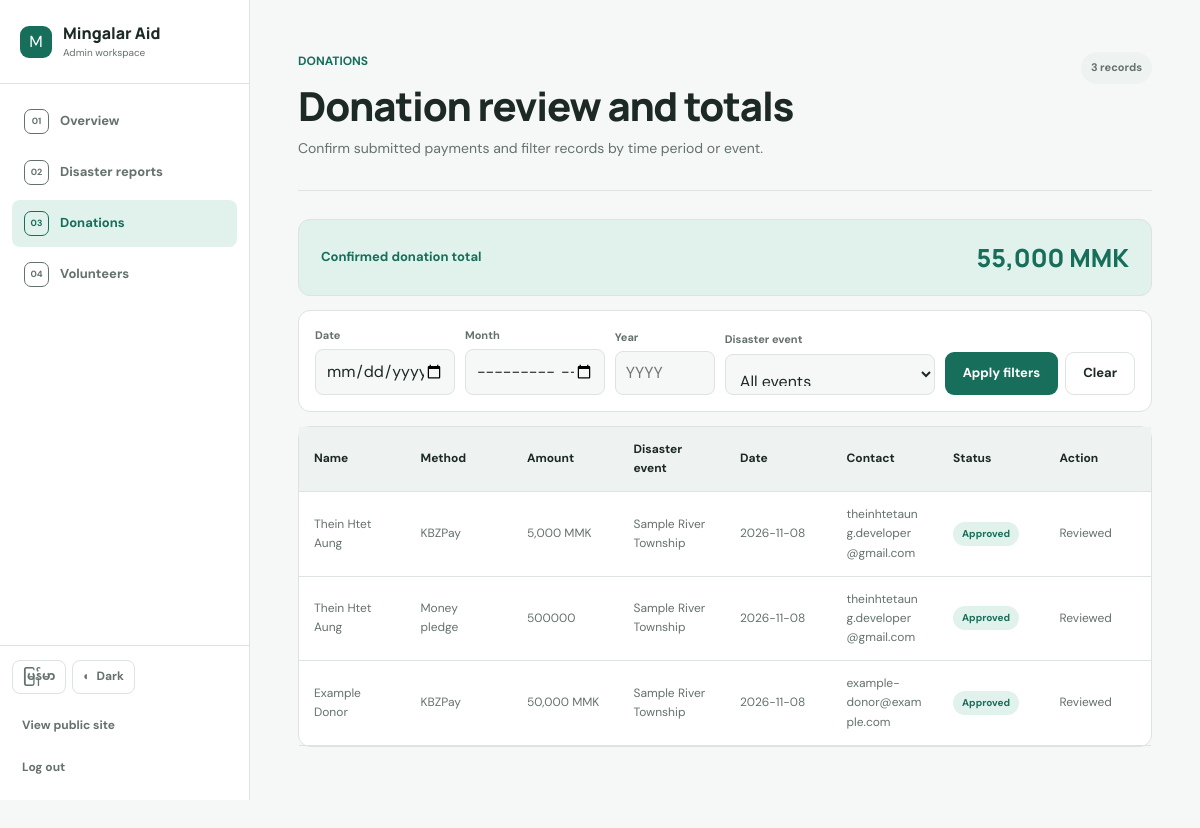
Page /admin/donations (signed in) on the earlier database version.
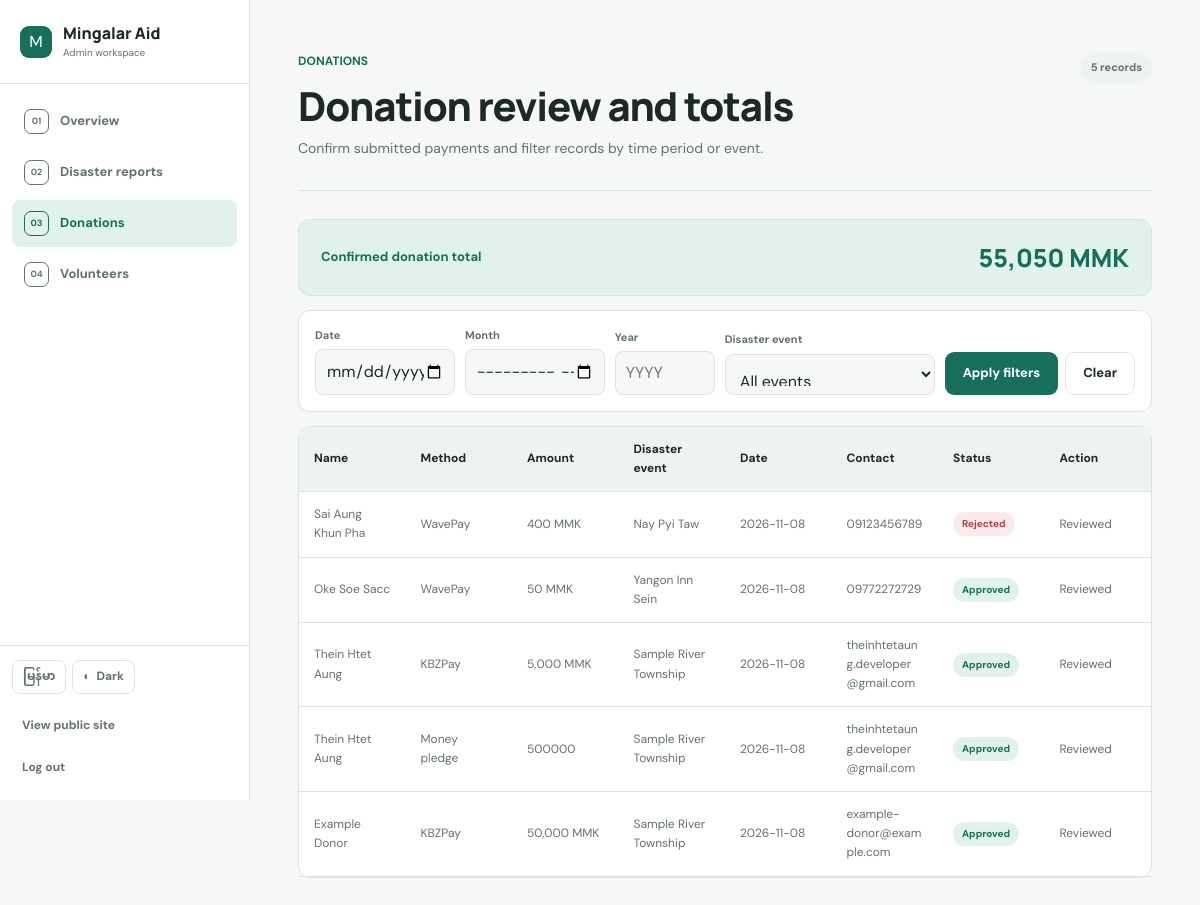
Same page on the later database version.
### tables this page shows
CREATE TABLE donations (
            id INTEGER PRIMARY KEY AUTOINCREMENT,
            disaster_id INTEGER,
            donor_name TEXT NOT NULL,
            donation_type TEXT NOT NULL,
            amount_or_items TEXT NOT NULL,
            contact TEXT NOT NULL,
            created_at TEXT NOT NULL, payment_method TEXT, amount INTEGER, currency TEXT NOT NULL DEFAULT 'MMK', status TEXT NOT NULL DEFAULT 'pending',
            FOREIGN KEY(disaster_id) REFERENCES disasters(id)
        );

CREATE TABLE disasters (
            id INTEGER PRIMARY KEY AUTOINCREMENT,
            disaster_date TEXT NOT NULL,
            place TEXT NOT NULL,
            description TEXT NOT NULL,
            evidence_url TEXT,
            status TEXT NOT NULL DEFAULT 'pending',
            submitted_at TEXT NOT NULL
        );

### MingalarAid.Backend/api/admin_api.py (the view)
    @app.route("/admin/donations")
    @admin_required
    def admin_donations():
        filters = {
            "date": request.args.get("date", "").strip(),
            "month": request.args.get("month", "").strip(),
            "year": request.args.get("year", "").strip(),
            "disaster_id": request.args.get("disaster_id", "").strip(),
        }
        _pending, _all_disasters, disaster_options = disaster_service.admin_snapshot()
        donations, total_donations = donation_service.admin_report(filters)
        return render_template(
            "admin_donations.html",
            donations=donations,
            total_donations=total_donations,
            disaster_options=disaster_options,
            selected_date=filters["date"],
            selected_month=filters["month"],
            selected_year=filters["year"],
            selected_disaster=filters["disaster_id"],
        )

### MingalarAid.Backend/api/guards.py (called while the page is built)
def admin_required(view):
    @wraps(view)
    def wrapped(*args, **kwargs):
        if session.get("role") != "admin":
            flash("Please sign in as an administrator first.", "error")
            return redirect(url_for("admin_login"))
        return view(*args, **kwargs)
    return wrapped

### MingalarAid.Backend/dataaccess/database.py (called while the page is built)
def get_connection():
    DATABASE_PATH.parent.mkdir(parents=True, exist_ok=True)
    connection = sqlite3.connect(DATABASE_PATH)
    connection.row_factory = sqlite3.Row
    return connection

### MingalarAid.Backend/dataaccess/disaster_repository.py (called while the page is built)
def admin_snapshot():
    with get_connection() as db:
        pending = db.execute(
            "SELECT * FROM disasters WHERE status = 'pending' ORDER BY submitted_at DESC"
        ).fetchall()
        all_disasters = db.execute(
            "SELECT * FROM disasters ORDER BY submitted_at DESC"
        ).fetchall()
        options = db.execute(
            "SELECT id, place, disaster_date FROM disasters ORDER BY disaster_date DESC, id DESC"
        ).fetchall()
    return pending, all_disasters, options

### MingalarAid.Backend/service/disaster_service.py (called while the page is built)
def admin_snapshot():
    return disaster_repository.admin_snapshot()

### MingalarAid.Backend/service/donation_service.py (called while the page is built)
def admin_report(filters):
    return donation_repository.admin_report(filters)

### MingalarAid.Frontend/templates/admin_donations.html (shortened to what this page needs)
{% extends "admin_base.html" %}
{% block admin_content %}
<header class="admin-page-header"><div><p class="eyebrow">DONATIONS</p><h1>Donation review and totals</h1><p>Confirm submitted payments and filter records by time period or event.</p></div><span class="admin-header-count">{{ donations|length }} records</span></header>
<section class="admin-section first-section">
  <div class="donation-summary"><span>Confirmed donation total</span><strong>{{ "{:,}".format(total_donations or 0) }} MMK</strong></div>
  <form class="donation-filters" method="get" action="{{ url_for('admin_donations') }}">
    <div><label for="filter-date">Date</label><input id="filter-date" name="date" type="date" value="{{ selected_date }}"></div>
    <div><label for="filter-month">Month</label><input id="filter-month" name="month" type="month" value="{{ selected_month }}"></div>
    <div><label for="filter-year">Year</label><input id="filter-year" name="year" type="number" min="2000" max="2100" placeholder="YYYY" value="{{ selected_year }}"></div>
    <div><label for="filter-disaster">Disaster event</label><select id="filter-disaster" name="disaster_id"><option value="">All events</option></select></div>
    <div class="filter-actions"><button class="button primary" type="submit">Apply filters</button><a class="button secondary" href="{{ url_for('admin_donations') }}">Clear</a></div>
  </form>
  <div class="table-wrap"><table><thead><tr><th>Name</th><th>Method</th><th>Amount</th><th>Disaster event</th><th>Date</th><th>Contact</th><th>Status</th><th>Action</th></tr></thead><tbody>{% for d in donations %}<tr><td data-label="Name">{{ d.donor_name }}</td><td data-label="Method">{{ d.payment_method or d.donation_type }}</td><td data-label="Amount">{% if d.amount %}{{ "{:,}".format(d.amount) }} {{ d.currency or "MMK" }}{% else %}{{ d.amount_or_items }}{% endif %}</td><td data-label="Disaster event">{{ d.disaster_place or "General relief support" }}</td><td data-label="Date">{{ d.created_at[:10] }}</td><td data-label="Contact">{{ d.contact }}</td><td data-label="Status"><span class="status {{ d.status }}">{{ d.status }}</span></td><td data-label="Action">{% if d.status == 'pending' %}<div class="moderation-actions donation-actions"><form method="post" action="{{ url_for('moderate_donation', donation_id=d.id, action='approve') }}"><button class="button primary" type="submit">Approve</button></form><form class="js-confirm-form" method="post" action="{{ url_for('moderate_donation', donation_id=d.id, action='reject') }}" data-confirm-kind="donation"><button class="button danger" type="submit">Reject</button></form></div>{% else %}<span class="count">Reviewed</span>{% endif %}</td></tr>{% else %}<tr><td colspan="8">No donations match these filters.</td></tr>{% endfor %}</tbody></table></div>
</section>
{% endblock %}

### MingalarAid.Frontend/templates/admin_base.html (shortened to what this page needs)
<!doctype html>
<html lang="en" data-theme="light">
<head>
  <link rel="stylesheet" href="https://cdn.jsdelivr.net/npm/sweetalert2@11/dist/sweetalert2.min.css">
  <link rel="stylesheet" href="{{ url_for('static', filename='css/style.css') }}">
</head>
<body class="admin-body">
  <div class="admin-app">
    <aside class="admin-sidebar" aria-label="Admin navigation">
      <a class="admin-brand" href="{{ url_for('admin_dashboard') }}"><span class="brand-mark">M</span><span><strong>Mingalar Aid</strong><small>Admin workspace</small></span></a>
      <nav class="admin-nav">
        <a class="{% if request.endpoint == 'admin_dashboard' %}active{% endif %}" href="{{ url_for('admin_dashboard') }}"><span class="admin-nav-icon">01</span><span>Overview</span></a>
        <a class="{% if request.endpoint == 'admin_reports' %}active{% endif %}" href="{{ url_for('admin_reports') }}"><span class="admin-nav-icon">02</span><span>Disaster reports</span></a>
        <a class="{% if request.endpoint == 'admin_donations' %}active{% endif %}" href="{{ url_for('admin_donations') }}"><span class="admin-nav-icon">03</span><span>Donations</span></a>
        <a class="{% if request.endpoint == 'admin_volunteers' %}active{% endif %}" href="{{ url_for('admin_volunteers') }}"><span class="admin-nav-icon">04</span><span>Volunteers</span></a>
      </nav>
      <div class="admin-sidebar-footer">
        <div class="preference-controls"><button class="control-button" type="button" data-language-toggle aria-label="Change language">မြန်မာ</button><button class="control-button theme-button" type="button" data-theme-toggle aria-label="Change color theme"><span data-theme-icon aria-hidden="true">◐</span><span data-theme-label>Dark</span></button></div>
        <a href="{{ url_for('index') }}">View public site</a>
        <a class="admin-logout" href="{{ url_for('admin_logout') }}">Log out</a>
      </div>
    </aside>
    <main class="admin-main">
      {% block admin_content %}{% endblock %}
    </main>
  </div>
</body>
</html>

Differences in the rows shown:
added donations: donor_name "Sai Aung Khun Pha", payment_method "WavePay", amount "400", currency "MMK", place "Nay Pyi Taw", created_at "2026-11-08", contact "09123456789", status "Rejected", shows "Reviewed"
added donations: donor_name "Oke Soe Sacc", payment_method "WavePay", amount "50", currency "MMK", place "Yangon Inn Sein", created_at "2026-11-08", contact "09772272729", status "Approved", shows "Reviewed"
Other differences:
{{ donations|length }}: "3" → "5"
{{ "{:,}".format(total_donations or 0) }}: "55,000" → "55,050"
